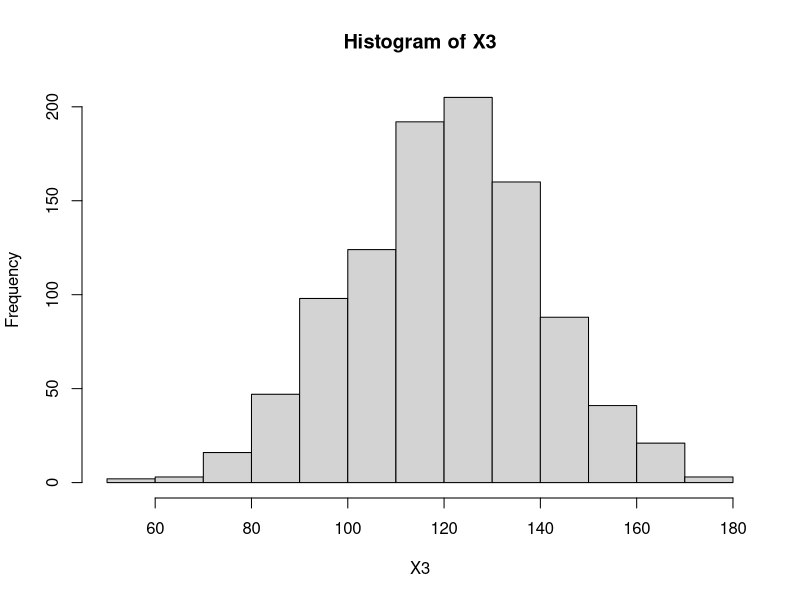
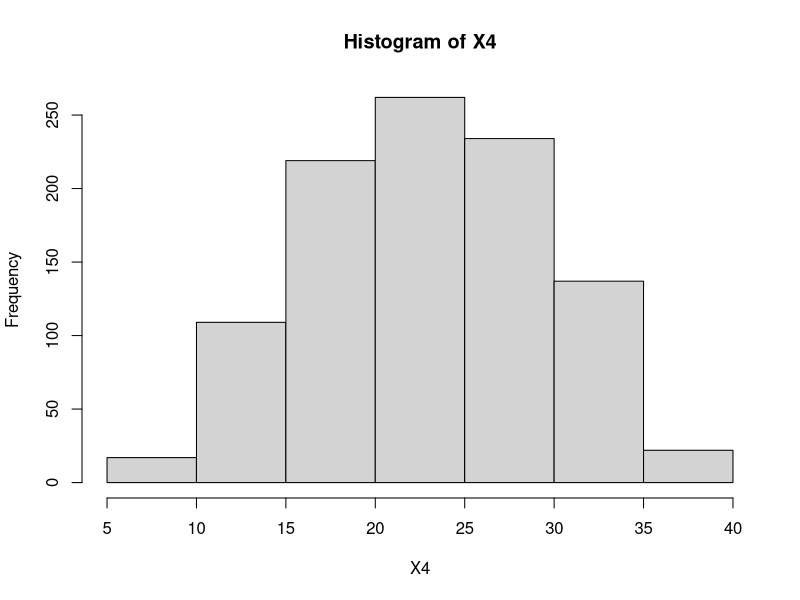
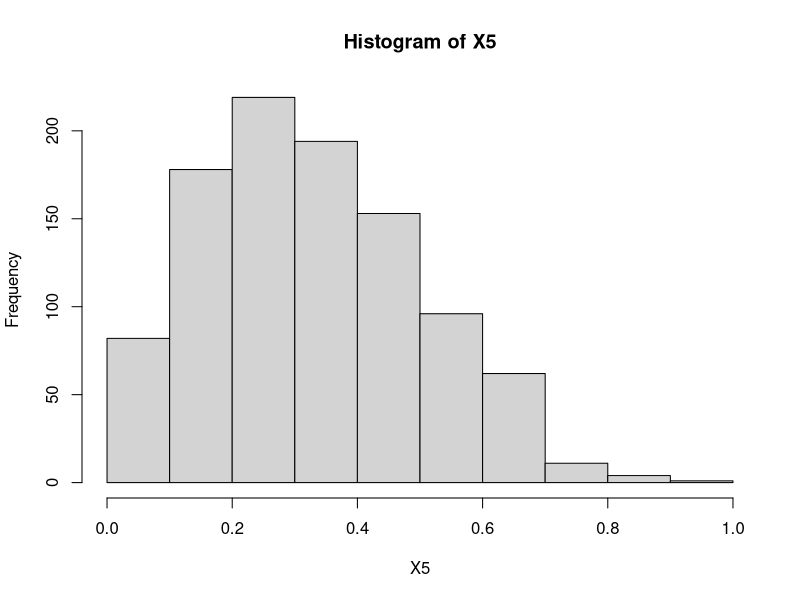
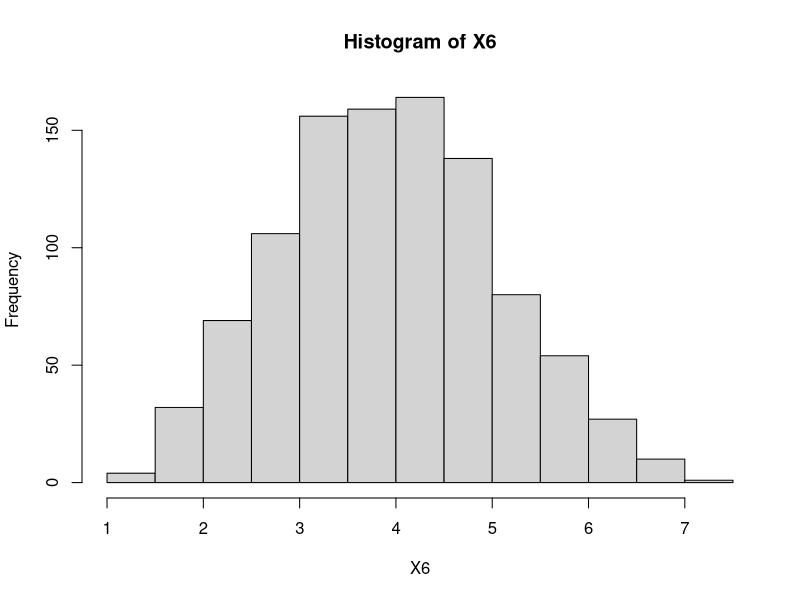
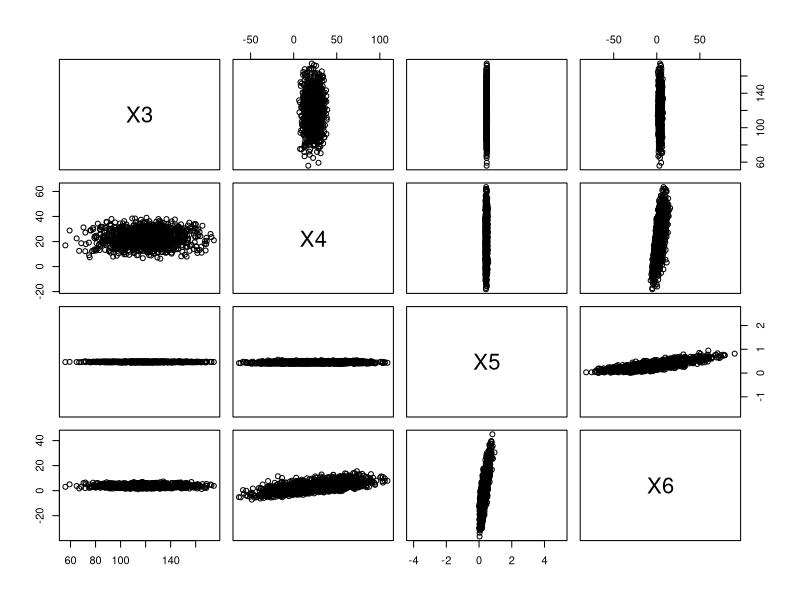
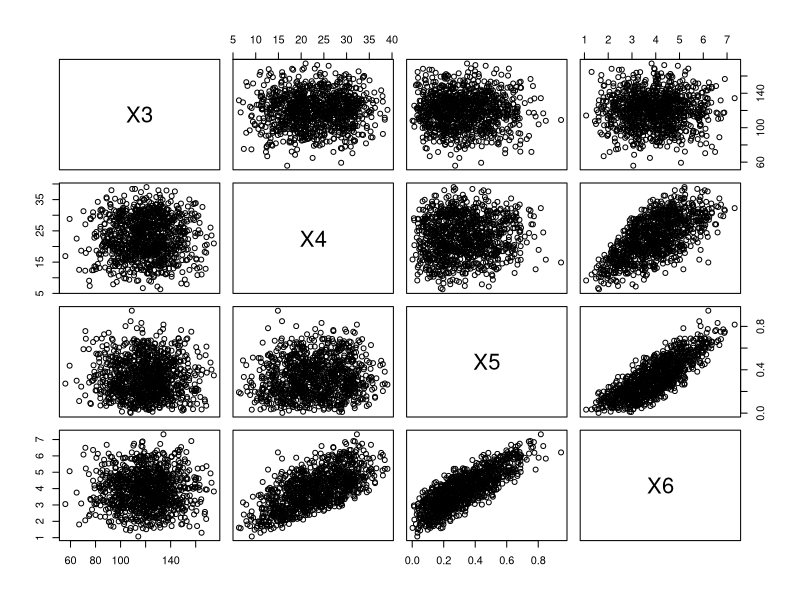
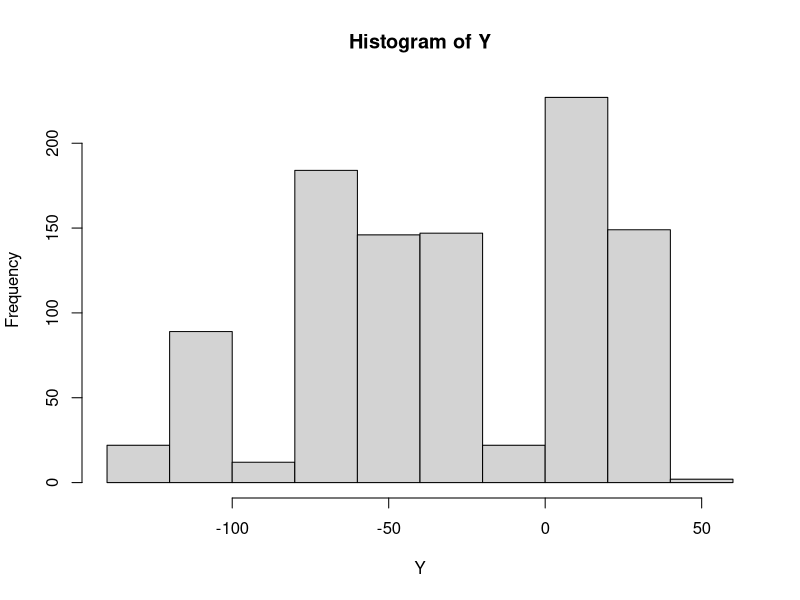
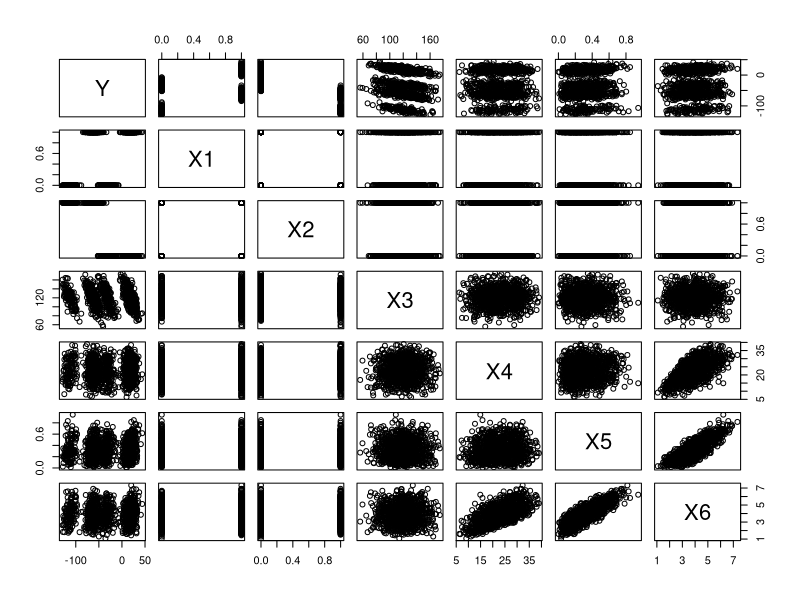

Write R code to recreate these figures, in order.
## ---- chunk 1
n.sample <- 1000
n.sample
## ---- chunk 2
X1 <- sample(0:1, n.sample, replace = TRUE, prob = c(0.3,0.7) )
## ---- chunk 3
table(X1)
## ---- chunk 4
# X2をX1とは、独立に作る
X2 <- sample(0:1, n.sample, replace = TRUE, prob = c(0.6,0.4) )
## ---- chunk 5
# X1, X2間に関連を導入する
X2[which(X1==1)] <- sample(0:1,n.sample,replace = TRUE, prob=c(0.55,0.45))
table(X2)
## ---- chunk 6
X1X2 <- data.frame(X1,X2)
table(X1X2)
## ---- chunk 7
chisq.test(table(X1X2))
## ---- chunk 8
X3 <- rnorm(n.sample,120,20)
X4 <- c(rnorm(n.sample*0.7,20,5),rnorm(n.sample*0.3,30,3))
X5 <- rbeta(n.sample,2,4)
X6 <- X5 * 5 + X4*0.1 + rnorm(n.sample,0,0.01)
## ---- chunk 9
hist(X3)
hist(X4)
hist(X5)
hist(X6)
## ---- chunk 10
pairs(cbind(X3,X4,X5,X6),asp=TRUE)
## ---- chunk 11
pairs(cbind(X3,X4,X5,X6))
## ---- chunk 12
Y <- X1 * 50 + X2 * (-80) + X3 *(-0.3) + X4 *0 + X5 * 10 + X6 * 0.2 + rnorm(n.sample,0,5)
## ---- chunk 13
hist(Y)
## ---- chunk 14
Whole <- cbind(Y,X1,X2,X3,X4,X5,X6)
pairs(Whole)
## ---- chunk 15
s0 <- which(X1==0)
s1 <- which(X1==1)
hist(Y[s0],col = "#ff00ff40")
hist(Y[s1],col = "#0000ff40",add=TRUE)
## ---- chunk 16
s0 <- which(X2==0)
s1 <- which(X2==1)
hist(Y[s0],col = "#ff00ff40")
hist(Y[s1],col = "#0000ff40",add=TRUE)
